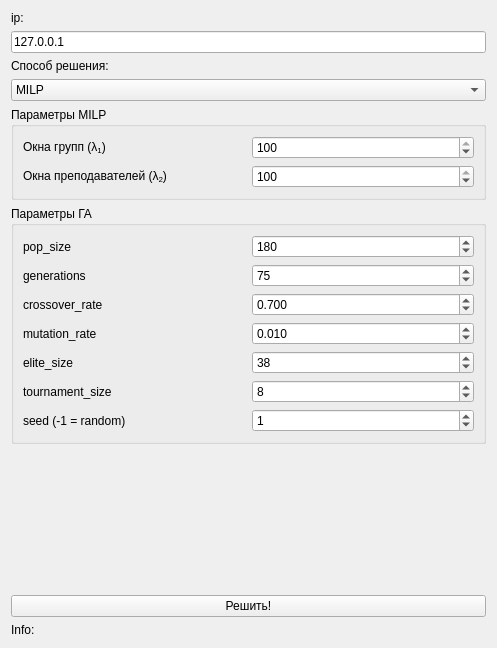
<?xml version="1.0" encoding="UTF-8"?>
<ui version="4.0">
 <class>Reshator</class>
 <widget class="QWidget" name="Reshator">
  <property name="geometry">
   <rect>
    <x>0</x>
    <y>0</y>
    <width>497</width>
    <height>648</height>
   </rect>
  </property>
  <property name="windowTitle">
   <string>Form</string>
  </property>
  <layout class="QGridLayout" name="gridLayout">
   <item row="2" column="0">
    <widget class="QLabel" name="label">
     <property name="sizePolicy">
      <sizepolicy hsizetype="Preferred" vsizetype="Fixed">
       <horstretch>0</horstretch>
       <verstretch>0</verstretch>
      </sizepolicy>
     </property>
     <property name="text">
      <string>Способ решения:</string>
     </property>
    </widget>
   </item>
   <item row="7" column="0">
    <widget class="QPushButton" name="but_send">
     <property name="text">
      <string>Решить!</string>
     </property>
    </widget>
   </item>
   <item row="5" column="0">
    <widget class="QGroupBox" name="group_ga_params">
     <property name="enabled">
      <bool>true</bool>
     </property>
     <property name="title">
      <string>Параметры ГА</string>
     </property>
     <layout class="QGridLayout" name="gridLayout_ga">
      <item row="0" column="0">
       <widget class="QLabel" name="label_pop">
        <property name="text">
         <string>pop_size</string>
        </property>
       </widget>
      </item>
      <item row="0" column="1">
       <widget class="QSpinBox" name="spin_pop_size">
        <property name="minimum">
         <number>2</number>
        </property>
        <property name="maximum">
         <number>100000</number>
        </property>
        <property name="value">
         <number>180</number>
        </property>
       </widget>
      </item>
      <item row="1" column="0">
       <widget class="QLabel" name="label_gen">
        <property name="text">
         <string>generations</string>
        </property>
       </widget>
      </item>
      <item row="1" column="1">
       <widget class="QSpinBox" name="spin_generations">
        <property name="minimum">
         <number>1</number>
        </property>
        <property name="maximum">
         <number>1000000</number>
        </property>
        <property name="value">
         <number>75</number>
        </property>
       </widget>
      </item>
      <item row="2" column="0">
       <widget class="QLabel" name="label_cross">
        <property name="text">
         <string>crossover_rate</string>
        </property>
       </widget>
      </item>
      <item row="2" column="1">
       <widget class="QDoubleSpinBox" name="dspin_crossover">
        <property name="decimals">
         <number>3</number>
        </property>
        <property name="minimum">
         <double>0.000000000000000</double>
        </property>
        <property name="maximum">
         <double>1.000000000000000</double>
        </property>
        <property name="singleStep">
         <double>0.010000000000000</double>
        </property>
        <property name="value">
         <double>0.700000000000000</double>
        </property>
       </widget>
      </item>
      <item row="3" column="0">
       <widget class="QLabel" name="label_mut">
        <property name="text">
         <string>mutation_rate</string>
        </property>
       </widget>
      </item>
      <item row="3" column="1">
       <widget class="QDoubleSpinBox" name="dspin_mutation">
        <property name="decimals">
         <number>3</number>
        </property>
        <property name="minimum">
         <double>0.000000000000000</double>
        </property>
        <property name="maximum">
         <double>1.000000000000000</double>
        </property>
        <property name="singleStep">
         <double>0.001000000000000</double>
        </property>
        <property name="value">
         <double>0.010000000000000</double>
        </property>
       </widget>
      </item>
      <item row="4" column="0">
       <widget class="QLabel" name="label_elite">
        <property name="text">
         <string>elite_size</string>
        </property>
       </widget>
      </item>
      <item row="4" column="1">
       <widget class="QSpinBox" name="spin_elite">
        <property name="minimum">
         <number>0</number>
        </property>
        <property name="maximum">
         <number>100000</number>
        </property>
        <property name="value">
         <number>38</number>
        </property>
       </widget>
      </item>
      <item row="5" column="0">
       <widget class="QLabel" name="label_tourn">
        <property name="text">
         <string>tournament_size</string>
        </property>
       </widget>
      </item>
      <item row="5" column="1">
       <widget class="QSpinBox" name="spin_tournament">
        <property name="minimum">
         <number>2</number>
        </property>
        <property name="maximum">
         <number>1000</number>
        </property>
        <property name="value">
         <number>8</number>
        </property>
       </widget>
      </item>
      <item row="6" column="0">
       <widget class="QLabel" name="label_seed">
        <property name="text">
         <string>seed (-1 = random)</string>
        </property>
       </widget>
      </item>
      <item row="6" column="1">
       <widget class="QSpinBox" name="spin_seed">
        <property name="minimum">
         <number>-1</number>
        </property>
        <property name="maximum">
         <number>2147483647</number>
        </property>
        <property name="value">
         <number>1</number>
        </property>
       </widget>
      </item>
     </layout>
    </widget>
   </item>
   <item row="3" column="0">
    <widget class="QComboBox" name="comboBox">
     <property name="currentText">
      <string>MILP</string>
     </property>
     <item>
      <property name="text">
       <string>MILP</string>
      </property>
     </item>
     <item>
      <property name="text">
       <string>Генетические алгоритмы</string>
      </property>
     </item>
    </widget>
   </item>
   <item row="1" column="0">
    <widget class="QLineEdit" name="edit_ip">
     <property name="text">
      <string>127.0.0.1</string>
     </property>
    </widget>
   </item>
   <item row="4" column="0">
    <widget class="QGroupBox" name="group_milp_params">
     <property name="title">
      <string>Параметры MILP</string>
     </property>
     <layout class="QGridLayout" name="aa">
      <item row="0" column="0">
       <widget class="QLabel" name="lab_lambda_1">
        <property name="text">
         <string>&lt;html&gt;&lt;head/&gt;&lt;body&gt;&lt;p&gt;Окна групп (λ&lt;span style=&quot; vertical-align:sub;&quot;&gt;1&lt;/span&gt;)&lt;/p&gt;&lt;/body&gt;&lt;/html&gt;</string>
        </property>
       </widget>
      </item>
      <item row="1" column="0">
       <widget class="QLabel" name="label_4">
        <property name="text">
         <string>&lt;html&gt;&lt;head/&gt;&lt;body&gt;&lt;p&gt;Окна преподавателей (λ&lt;span style=&quot; vertical-align:sub;&quot;&gt;2&lt;/span&gt;)&lt;/p&gt;&lt;/body&gt;&lt;/html&gt;</string>
        </property>
       </widget>
      </item>
      <item row="0" column="1">
       <widget class="QSpinBox" name="spin_lambda_1">
        <property name="maximum">
         <number>100</number>
        </property>
        <property name="value">
         <number>100</number>
        </property>
       </widget>
      </item>
      <item row="1" column="1">
       <widget class="QSpinBox" name="spin_lambda_2">
        <property name="maximum">
         <number>100</number>
        </property>
        <property name="value">
         <number>100</number>
        </property>
       </widget>
      </item>
     </layout>
    </widget>
   </item>
   <item row="8" column="0">
    <widget class="QLabel" name="lab_info">
     <property name="text">
      <string>Info:</string>
     </property>
    </widget>
   </item>
   <item row="0" column="0">
    <widget class="QLabel" name="label_2">
     <property name="text">
      <string>ip:</string>
     </property>
    </widget>
   </item>
   <item row="6" column="0">
    <spacer name="verticalSpacer_2">
     <property name="orientation">
      <enum>Qt::Orientation::Vertical</enum>
     </property>
     <property name="sizeHint" stdset="0">
      <size>
       <width>20</width>
       <height>40</height>
      </size>
     </property>
    </spacer>
   </item>
  </layout>
 </widget>
 <resources/>
 <connections/>
</ui>
